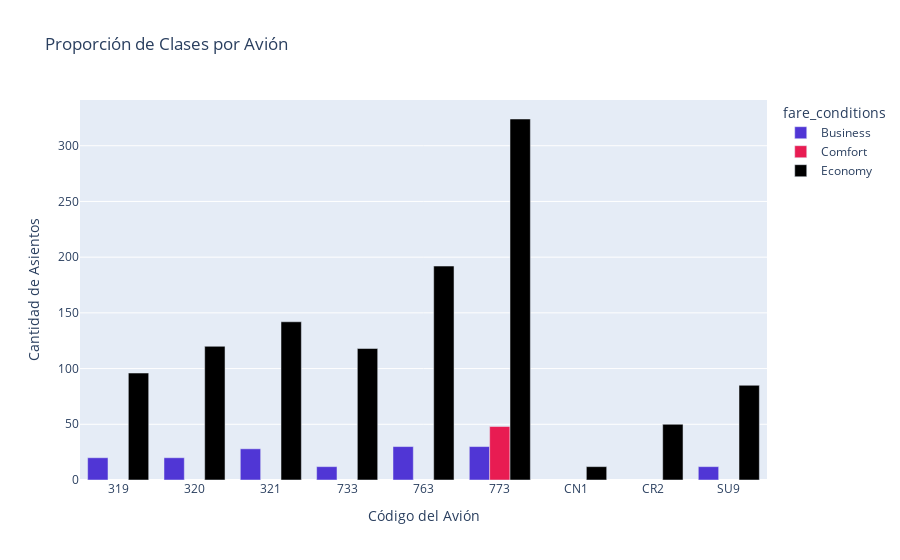

Here is the notebook cell this chart was saved with:
### Markdown cell above
##La clase Economy presenta la mayor cantidad de asientos disponibles, lo que indica que es la clase más común o popular en el vuelo.##

### Code cell
# Agrupar y contar
grouped = seatsdf.groupby(['aircraft_code', 'fare_conditions']).size().unstack()

# Resetear el índice para facilitar el uso en plotly
grouped = grouped.reset_index()

# Convertir el DataFrame a formato largo para plotly
grouped_long = grouped.melt(id_vars='aircraft_code', var_name='fare_conditions', value_name='count')

# Crear el gráfico de barras agrupadas
fig = px.bar(grouped_long, 
             x='aircraft_code', 
             y='count', 
             color='fare_conditions', 
             color_discrete_sequence=['#5036D5', '#E81C52', '#000000', '#FFFFFF'],
             title='Proporción de Clases por Avión',
             labels={'aircraft_code': 'Código del Avión', 'count': 'Cantidad de Asientos'},
             barmode='group')

# Mostrar el gráfico
fig.show()

### Figure 1 — Plotly figure (JSON) as saved in the notebook; plotly's stock layout.template omitted (floating-point values rounded to 4 significant figures)
{"data": [{"alignmentgroup": "True", "hovertemplate": "fare_conditions=Business<br>Código del Avión=%{x}<br>Cantidad de Asientos=%{y}<extra></extra>", "legendgroup": "Business", "marker": {"color": "#5036D5", "pattern": {"shape": ""}}, "name": "Business", "offsetgroup": "Business", "orientation": "v", "showlegend": true, "textposition": "auto", "type": "bar", "x": ["319", "320", "321", "733", "763", "773", "CN1", "CR2", "SU9"], "xaxis": "x", "y": [20, 20, 28, 12, 30, 30, null, null, 12], "yaxis": "y"}, {"alignmentgroup": "True", "hovertemplate": "fare_conditions=Comfort<br>Código del Avión=%{x}<br>Cantidad de Asientos=%{y}<extra></extra>", "legendgroup": "Comfort", "marker": {"color": "#E81C52", "pattern": {"shape": ""}}, "name": "Comfort", "offsetgroup": "Comfort", "orientation": "v", "showlegend": true, "textposition": "auto", "type": "bar", "x": ["319", "320", "321", "733", "763", "773", "CN1", "CR2", "SU9"], "xaxis": "x", "y": [null, null, null, null, null, 48, null, null, null], "yaxis": "y"}, {"alignmentgroup": "True", "hovertemplate": "fare_conditions=Economy<br>Código del Avión=%{x}<br>Cantidad de Asientos=%{y}<extra></extra>", "legendgroup": "Economy", "marker": {"color": "#000000", "pattern": {"shape": ""}}, "name": "Economy", "offsetgroup": "Economy", "orientation": "v", "showlegend": true, "textposition": "auto", "type": "bar", "x": ["319", "320", "321", "733", "763", "773", "CN1", "CR2", "SU9"], "xaxis": "x", "y": [96, 120, 142, 118, 192, 324, 12, 50, 85], "yaxis": "y"}], "layout": {"barmode": "group", "legend": {"title": {"text": "fare_conditions"}, "tracegroupgap": 0}, "title": {"text": "Proporción de Clases por Avión"}, "xaxis": {"anchor": "y", "domain": [0, 1], "title": {"text": "Código del Avión"}}, "yaxis": {"anchor": "x", "domain": [0, 1], "title": {"text": "Cantidad de Asientos"}}}}
